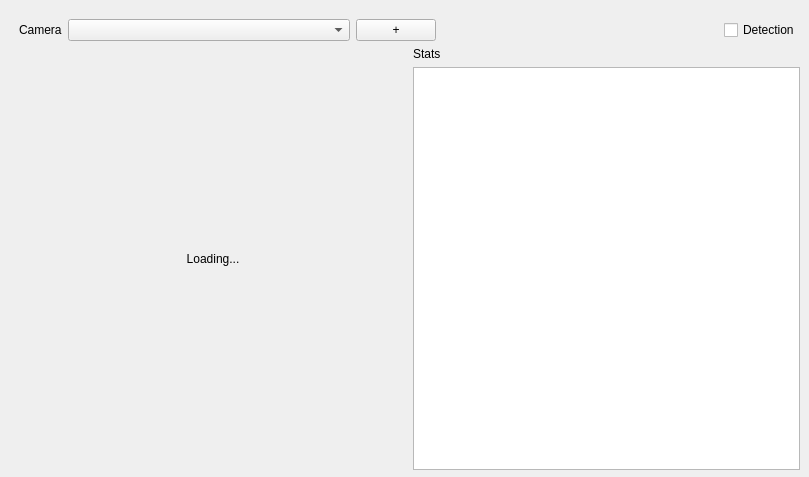
<?xml version="1.0" encoding="UTF-8"?>
<ui version="4.0">
 <class>MainWindow</class>
 <widget class="QWidget" name="MainWindow">
  <property name="geometry">
   <rect>
    <x>0</x>
    <y>0</y>
    <width>809</width>
    <height>477</height>
   </rect>
  </property>
  <property name="windowTitle">
   <string>Widget</string>
  </property>
  <widget class="QWidget" name="verticalLayoutWidget">
   <property name="geometry">
    <rect>
     <x>19</x>
     <y>19</y>
     <width>781</width>
     <height>451</height>
    </rect>
   </property>
   <layout class="QVBoxLayout" name="verticalLayout">
    <item>
     <layout class="QHBoxLayout" name="horizontalLayout">
      <item>
       <widget class="QLabel" name="label_2">
        <property name="text">
         <string>Camera</string>
        </property>
       </widget>
      </item>
      <item>
       <widget class="QComboBox" name="camerasComboBox">
        <property name="sizePolicy">
         <sizepolicy hsizetype="Expanding" vsizetype="Fixed">
          <horstretch>0</horstretch>
          <verstretch>0</verstretch>
         </sizepolicy>
        </property>
       </widget>
      </item>
      <item>
       <widget class="QPushButton" name="addCameraButton">
        <property name="text">
         <string>+</string>
        </property>
       </widget>
      </item>
      <item>
       <spacer name="horizontalSpacer">
        <property name="orientation">
         <enum>Qt::Horizontal</enum>
        </property>
        <property name="sizeHint" stdset="0">
         <size>
          <width>40</width>
          <height>20</height>
         </size>
        </property>
       </spacer>
      </item>
      <item>
       <widget class="QCheckBox" name="detectionEnabledCheckBox">
        <property name="text">
         <string>Detection</string>
        </property>
       </widget>
      </item>
     </layout>
    </item>
    <item>
     <layout class="QHBoxLayout" name="horizontalLayout_2">
      <item>
       <widget class="QLabel" name="videoLabel">
        <property name="text">
         <string>Loading...</string>
        </property>
        <property name="alignment">
         <set>Qt::AlignCenter</set>
        </property>
       </widget>
      </item>
      <item>
       <layout class="QVBoxLayout" name="verticalLayout_2">
        <item>
         <widget class="QLabel" name="label">
          <property name="sizePolicy">
           <sizepolicy hsizetype="Minimum" vsizetype="Preferred">
            <horstretch>0</horstretch>
            <verstretch>0</verstretch>
           </sizepolicy>
          </property>
          <property name="text">
           <string>Stats</string>
          </property>
         </widget>
        </item>
        <item>
         <widget class="QListView" name="statsList">
          <property name="sizePolicy">
           <sizepolicy hsizetype="Minimum" vsizetype="Expanding">
            <horstretch>0</horstretch>
            <verstretch>0</verstretch>
           </sizepolicy>
          </property>
         </widget>
        </item>
       </layout>
      </item>
     </layout>
    </item>
   </layout>
  </widget>
 </widget>
 <resources/>
 <connections/>
</ui>
